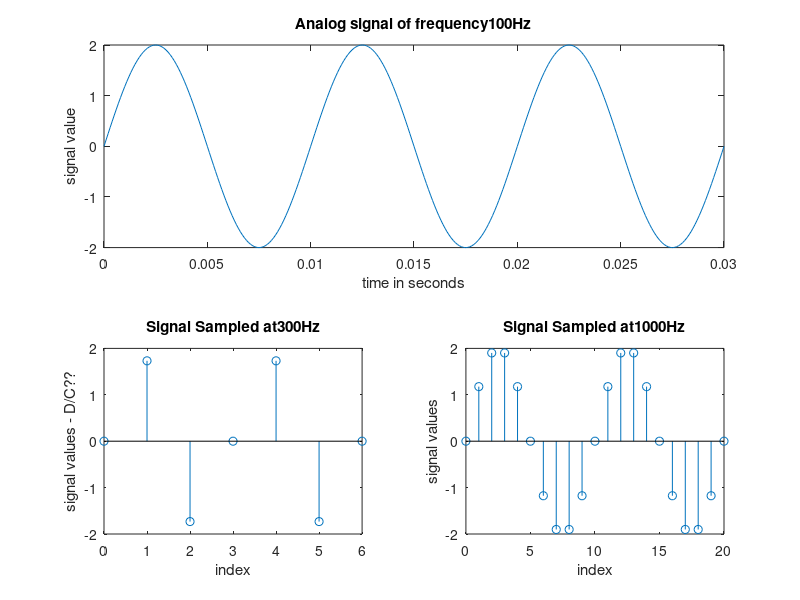

Reproduce this figure in MATLAB.
clc;
F=100; 
T=1/F;
t=0:T/100:3*T;
a=2;
for i=1:length(t)
x(i)= a*sin(2*pi*F*t(i));
end
subplot(2,2,[1 2]), 
plot(t,x),
xlabel('time in seconds'), ylabel('signal value'), 
title(['Analog signal of frequency', num2str(F), 'Hz'])
Fs=300; 
f= F/Fs; 
t= 1/f;
n1=0:1:2*t;
y1= a*sin(2*pi*f*n1);
subplot(2,2,3), stem(n1,y1),xlabel('index'), ylabel('signal values - D/C??'), title(['Signal Sampled at', num2str(Fs), 'Hz'])
Fs= 1000;
f=F/Fs; 
t= 1/f; 
n2= 0:1:2*t; 
y2= a*sin(2*pi*f*n2); 
subplot(2,2,4), stem(n2,y2),xlabel('index'), ylabel('signal values'), title(['Signal Sampled at', num2str(Fs), 'Hz']) 